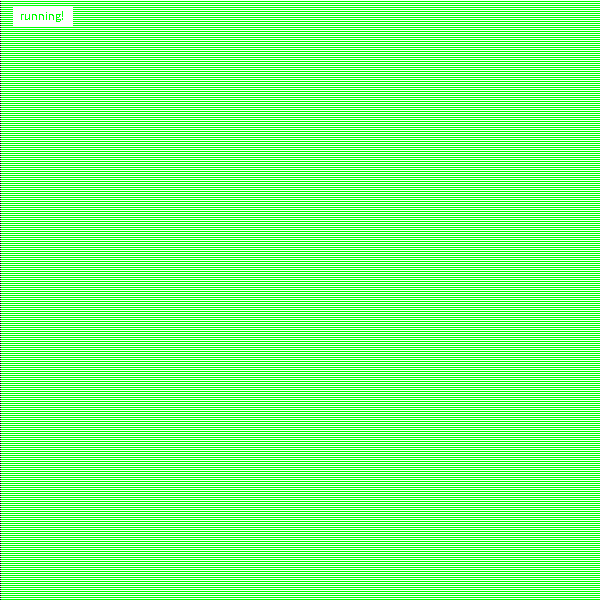
Frame 1 (no input)
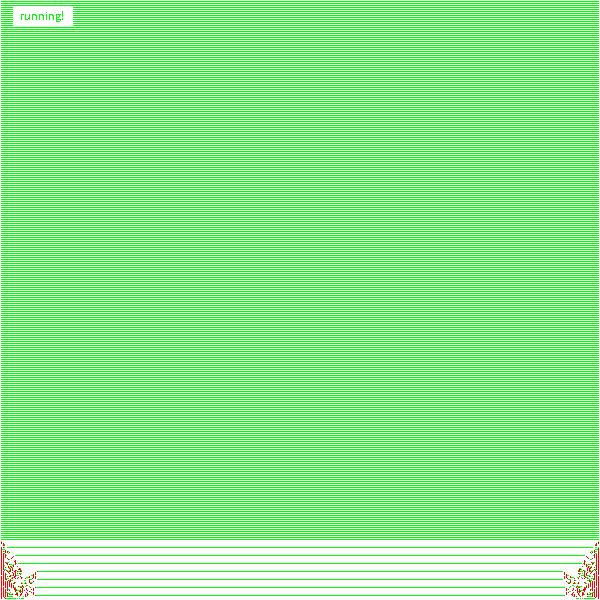
Frame 60 (the mouse pressed at the canvas centre just before this capture)
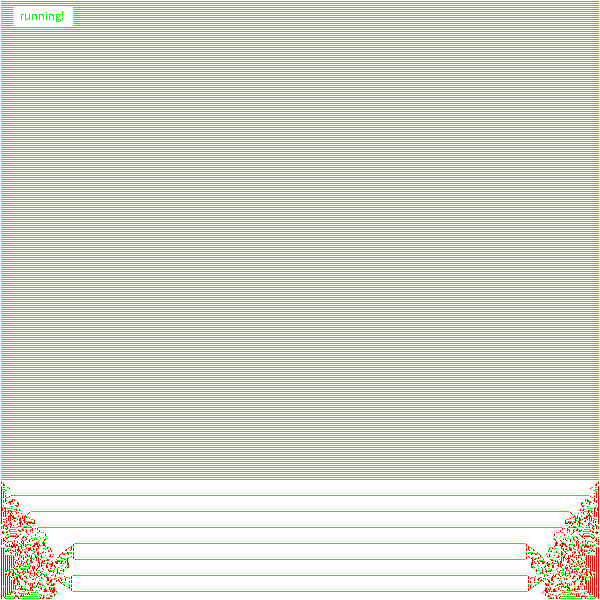
Frame 120 (the mouse held since frame 60 and released just before this capture)

The Processing sketch that drew these frames (run headless with seeded random() and noise(); from frame 60 on, the mouse is pressed at the canvas centre):

// Processing sketch: sketch_04_cellular_automata_experiment
// ── sketch_04_cellular_automata_experiment.pde
boolean pause = false;
int cellSize = 1;

int gridCountX;
int gridCountY;
int[][] grid;
int[][] buffer;

float randProbability = 0.2;

void setup() {
  size(600, 600);
  frameRate(30);
  noSmooth();
  background(255);
  
  gridCountX = int(width/cellSize);
  gridCountY = int(height/cellSize);

  grid       = new int[gridCountY][gridCountX];
  buffer     = new int[gridCountY][gridCountX];

  grid       = populate(grid);
}

int[][] populate(int[][] g) {
  int rows = g.length;
  int cols = (rows > 0) ? g[0].length : 0;
  for (int i=0; i < rows; i++) {
    for (int j=0; j < cols; j++) {
      g[i][j] = (i%2 == 0) ? 0 : 1; // (random(1) > randProbability) ? 1 : 0;
    }
  }
  return g;
}

int[][] empty(int[][] g) {
  int rows = g.length;
  int cols = (rows > 0) ? g[0].length : 0;
  for (int i=0; i < rows; i++) {
    for (int j=0; j < cols; j++) {
      g[i][j] = 0;
    }
  }
  return g;
}

void process() {
  // a live cell < 2 live neighbours = 0 in the next generation
  // a live cell 2 or 3 live neighbours = 1 in the next generation
  // a live cell > 3 live neighbours = 0 in the next generation
  // a dead cell == 3 live neighbours = 1 in the next generation
  int[][] buffer = new int[gridCountY][gridCountX];
  for (int i=1; i < gridCountY-1; i++) {
    for (int j=1; j < gridCountX-1; j++) {

      int idxLeft     = j - 1; //(j > 0) ? j - 1 : gridCountX-1;
      int idxRight    = j + 1; //(j < gridCountX-1) ? j + 1 : 0;
      int idxTop      = i - 1; //(i > 0) ? i - 1 : gridCountY-1;
      int idxBottom   = i + 1; //(i < gridCountY-1) ? i + 1 : 0;

      int current     = grid[i][j];
      int left        = grid[i][idxLeft];
      int right       = grid[i][idxRight];
      int top         = grid[idxTop][j];
      int bottom      = grid[idxBottom][j];
      int topLeft     = grid[idxTop][idxLeft];
      int topRight    = grid[idxTop][idxRight];
      int bottomLeft  = grid[idxBottom][idxLeft];
      int bottomRight = grid[idxBottom][idxRight];

      int sum = left + right + top + bottom + topLeft + topRight + bottomLeft + bottomRight; // + current;

      //if (current == 1) {
      //  buffer[i][j] = 1;
      //  if (sum < 2 || sum > 3) {
      //    buffer[i][j] = 0;
      //  }
      //} else if (sum == 3) {
      //  buffer[i][j] = 1;
      //}
      
      //// Add up all the states in a 3x3 surrounding grid
      //int sum = 0;
      //int current = grid[i][j];
      //for (int a = -1; i <= 1; i++) {
      //  for (int b = -1; j <= 1; j++) {
      //    sum += grid[i+b][j+a];
      //  }
      //}
    
      //// A little trick to subtract the current cell's state since
      //// we added it in the above loop
      //sum -= current;

      // Rules of Life
      if      ((current == 1) && (sum <  2)) buffer[i][j] = 1;        // Loneliness
      else if ((current == 1) && (sum >  3)) buffer[i][j] = 0;        // Overpopulation
      else if ((current == 0) && (sum == 3)) buffer[i][j] = 1;        // Reproduction
      else                                   buffer[i][j] = current;  // Stasis
    }
  } 
  grid = buffer;
}

void draw() {
  background(255);
  for (int i=0; i < gridCountY; i++) {
    for (int j=0; j < gridCountX; j++) {
      int cell = grid[i][j];
      noStroke();
      if (cell == 1) {
        if (j > 0 && i > 0) {
          boolean horizontal = grid[i-1][j] == 1;
          boolean vertical = grid[i][j-1] == 1;
          if (horizontal) {
           fill(255, 0, 0); 
          } else if (vertical) {
           fill(0, 255, 0);  
          }
        } else {
          fill(0);
        }
        rect(j*cellSize, i*cellSize, cellSize, cellSize);
      }
    }
  }

  if (pause) {
    fill(255);
    rect(13, 7, 60, 19);
    fill(255, 0, 0);
    text("paused!", 20, 20);
  } else {
    process();
    fill(255);
    rect(13, 7, 60, 19);
    fill(0, 255, 0);
    text("running!", 20, 20);
  }
}

void keyPressed() {
  if(key == ' ') {
    pause = !pause;
  }
  if(key == 'r') {
    grid = populate(grid);
  }
  if(key == 'c') {
    grid = empty(grid);
  }
}

void mousePressed() {
  int indexX = int(mouseX / cellSize);
  int indexY = int(mouseY / cellSize);
  int cell = grid[indexY][indexX];

  cell = (cell == 0) ? 1 : 0;
  grid[indexY][indexX] = cell;
}
